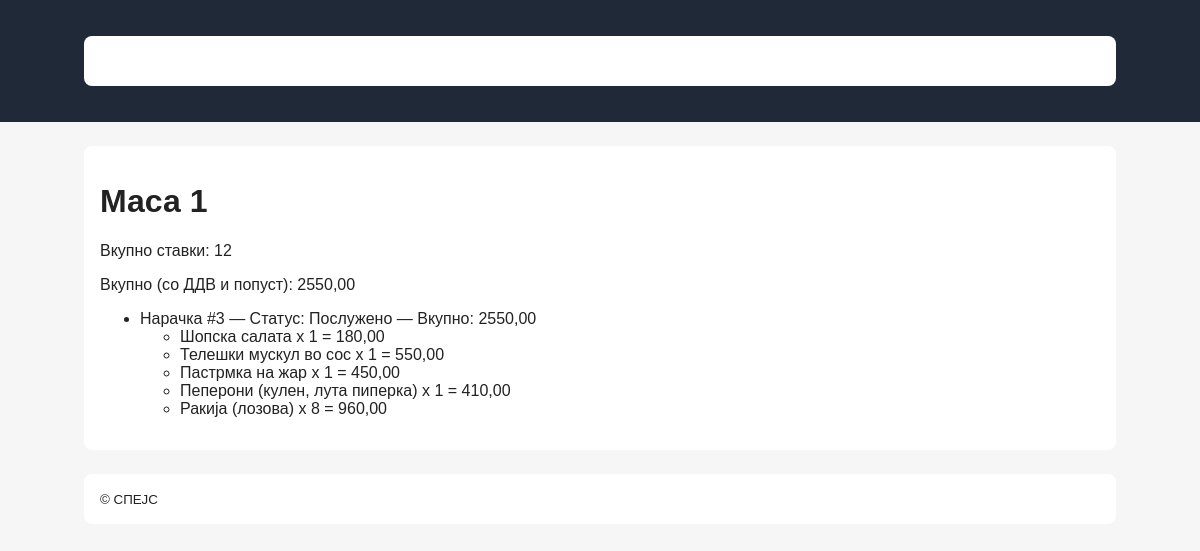
/table/1/ (signed in), run on the app's committed database.
### orders/models.py (models this page shows, shortened)
class Order(models.Model):
    STATUS_CHOICES = [
        ('PENDING', 'Во подготовка'),
        ('SERVED', 'Послужено'),
        ('PAID', 'Платено'),
    ]
    table_number = models.PositiveIntegerField()
    waiter = models.ForeignKey(User, on_delete=models.CASCADE, related_name='orders')
    status = models.CharField(max_length=10, choices=STATUS_CHOICES, default='PENDING')
    discount_percent = models.DecimalField(max_digits=5, decimal_places=2, default=0.00)
    created_at = models.DateTimeField(auto_now_add=True)
    updated_at = models.DateTimeField(auto_now=True)

class OrderItem(models.Model):
    order = models.ForeignKey(Order, related_name='items', on_delete=models.CASCADE)
    product = models.ForeignKey(Product, on_delete=models.PROTECT)
    quantity = models.PositiveIntegerField(default=1)
    @property
    def total_item_price(self):
        return self.product.price * self.quantity

class Product(models.Model):
    name = models.CharField(max_length=100)
    category = models.ForeignKey(Category, on_delete=models.SET_NULL, null=True)
    price = models.DecimalField(max_digits=10, decimal_places=2)

### orders/views.py (the view)
# urls.py: path('table/<int:table_number>/', views.table_view, name='table_view'),
@login_required
def table_view(request, table_number):
    orders_qs = Order.objects.filter(table_number=table_number).order_by('-created_at')
    orders_data = []
    total_for_table = Decimal('0.00')
    total_items = 0
    for o in orders_qs:
        bill = get_full_bill_data(o)
        orders_data.append({'order': o, **bill})
        total_for_table += bill.get('final_total', Decimal('0.00'))
        total_items += sum(item.quantity for item in o.items.all())
    context = {
        'table_number': table_number,
        'orders_data': orders_data,
        'total_for_table': total_for_table,
        'total_items': total_items,
    }
    return render(request, 'orders/table_view.html', context)

### orders/logic.py (called while the page is built)
def calculate_subtotal(order_items):
    totals = (item.product.price * item.quantity for item in order_items)
    return sum(totals, Decimal('0.00'))

def calculate_tax(amount, tax_rate=Decimal('0.18')):
    if not isinstance(tax_rate, Decimal):
        tax_rate = Decimal(str(tax_rate))
    return (amount * tax_rate).quantize(Decimal('0.01'))

def apply_discount(amount, discount_percentage):
    if not discount_percentage:
        return amount
    discount = Decimal(discount_percentage)
    return (amount * (Decimal('1') - (discount / Decimal('100')))).quantize(Decimal('0.01'))

def get_full_bill_data(order):
    TAX_RATE = Decimal('0.18')  # 18% стандардна стапка во Македонија
    items = list(order.items.all())
    subtotal = calculate_subtotal(items)
    with_discount = apply_discount(subtotal, order.discount_percent)
    tax_amount = calculate_tax(with_discount, TAX_RATE)
    final_total = with_discount  # Гостите плаќаат нето (без ДДВ)
    return {
        'subtotal': subtotal,
        'discount_applied': (subtotal - with_discount).quantize(Decimal('0.01')),
        'tax_amount': tax_amount,
        'final_total': final_total,
        'tax_percent': int((TAX_RATE * Decimal('100')).to_integral_value()),
    }

### templates/orders/table_view.html
{% extends 'base.html' %}
{% block content %}
  <h1>Маса {{ table_number }}</h1>
  <p>Вкупно ставки: {{ total_items }}</p>
  <p>Вкупно (со ДДВ и попуст): {{ total_for_table }}</p>
  {% if orders_data %}
    <ul>
      {% for data in orders_data %}
        <li>
          Нарачка #{{ data.order.id }} — Статус: {{ data.order.get_status_display }} — Вкупно: {{ data.final_total }}
          <ul>
            {% for it in data.order.items.all %}
              <li>{{ it.product.name }} x {{ it.quantity }} = {{ it.total_item_price }}</li>
            {% endfor %}
          </ul>
        </li>
      {% endfor %}
    </ul>
  {% else %}
    <p>Нема нарачки за оваа маса.</p>
  {% endif %}
{% endblock %}

### templates/styles.css (style rules this page uses)
body { font-family:Arial,Helvetica,sans-serif;margin:0;padding:0;background:#f6f6f6;color:#222 }

### data on the page
Order: order.id "3", order.status "Послужено", final_total "2550,00"
OrderItem: product.name "Шопска салата", quantity "1", total_item_price "180,00"
OrderItem: product.name "Телешки мускул во сос", quantity "1", total_item_price "550,00"
OrderItem: product.name "Пастрмка на жар", quantity "1", total_item_price "450,00"
OrderItem: product.name "Пеперони (кулен, лута пиперка)", quantity "1", total_item_price "410,00"
OrderItem: product.name "Ракија (лозова)", quantity "8", total_item_price "960,00"

### other printed values
{{ table_number }} "1"
{{ total_items }} "12"
{{ total_for_table }} "2550,00"
